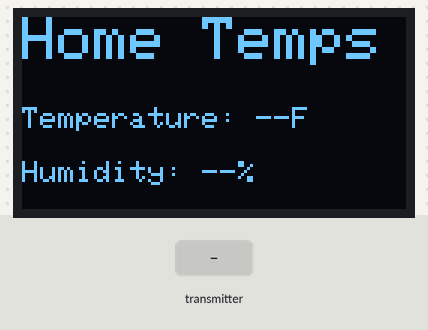
Simulated run of this sketch. Board: ESP32-C6. On the bench: 128×64 one-colour display. The inputs (shaded band) are chosen by the test bench. What the sketch prints to the serial monitor is not drawn.

Above: at 2.6 s.
2.7 s: the transmitter starts sending tempC = 0
At 3.9 s:
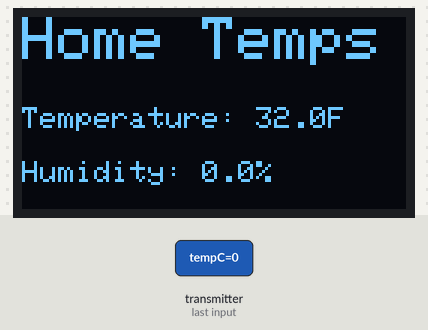
4.2 s: the transmitter starts sending hum = 25
At 5.1 s:
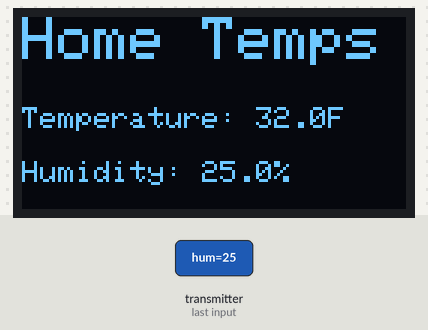
5.7 s: the transmitter starts sending tempC = 25
At 6.2 s:
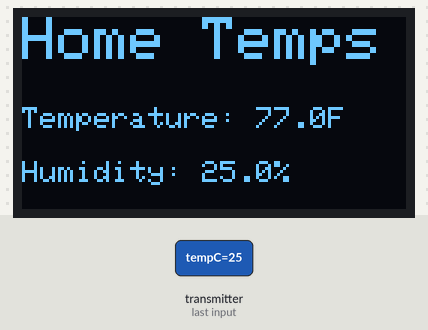
7.2 s: the transmitter starts sending hum = 0
At 8.6 s:
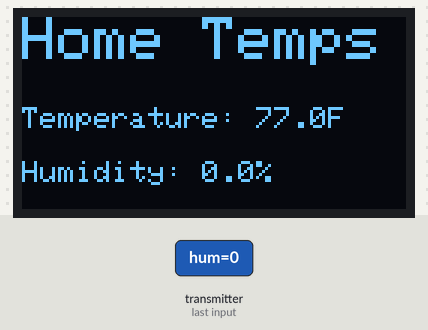
Timing chart, 0 to 9.7 s (numbered marks = the images above; inputs shaded):
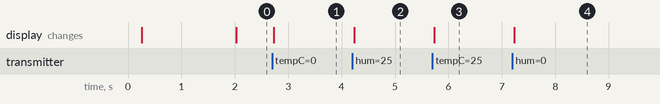

The sketch:

temp-reciever.ino
```cpp
// Receiver_ESP32C6_SSD1306_ESPNow_FIXED.ino
#include <WiFi.h>
#include <esp_now.h>
#include <Wire.h>
#include <Adafruit_GFX.h>
#include <Adafruit_SSD1306.h>
#include <esp_wifi.h>   // << needed for esp_wifi_set_* calls
#include "freertos/FreeRTOS.h"
#include "freertos/portmacro.h"

// ----------- I2C pins -----------
#define SDA_PIN 5
#define SCL_PIN 6

// ----------- OLED config --------
#define SCREEN_WIDTH 128
#define SCREEN_HEIGHT 64
#define OLED_RESET   -1
Adafruit_SSD1306 display(SCREEN_WIDTH, SCREEN_HEIGHT, &Wire, OLED_RESET);

// Match both sides
const uint8_t ESPNOW_CHANNEL = 1;

// Data packet
typedef struct {
  float tempC;
  float hum;
  uint32_t ms;
} SensorPacket;

// Shared state (NO volatile on the struct)
SensorPacket latest {NAN, NAN, 0};
volatile bool gotPacket = false;

// Lightweight guard for cross-task access
portMUX_TYPE latestMux = portMUX_INITIALIZER_UNLOCKED;

// Newer ESP-NOW receive callback signature (IDF v5+)
void onReceive(const esp_now_recv_info* info, const uint8_t* data, int len) {
  if (len == sizeof(SensorPacket)) {
    SensorPacket pkt;
    memcpy(&pkt, data, sizeof(pkt));
    portENTER_CRITICAL(&latestMux);
    latest = pkt;               // safe: not volatile, guarded
    gotPacket = true;
    portEXIT_CRITICAL(&latestMux);
  }
}

void setup() {
  Serial.begin(115200);
  delay(200);

  // I2C
  Wire.begin(SDA_PIN, SCL_PIN);

  // OLED
  if (!display.begin(SSD1306_SWITCHCAPVCC, 0x3C)) {
    Serial.println("SSD1306 not found at 0x3C");
    while (1) delay(10);
  }
  display.clearDisplay();
  display.setTextSize(2);
  display.setTextColor(SSD1306_WHITE);
  display.setCursor(0, 0);
  display.println("Home Temps");
  display.display();

  // WiFi Station on fixed channel
  WiFi.mode(WIFI_STA);
  // Lock the channel BEFORE starting ESP-NOW
  esp_wifi_set_promiscuous(true);
  esp_wifi_set_channel(ESPNOW_CHANNEL, WIFI_SECOND_CHAN_NONE);
  esp_wifi_set_promiscuous(false);

  // Print MAC so you can add it to the sender
  Serial.print("Receiver STA MAC: ");
  Serial.println(WiFi.macAddress());

  // ESP-NOW init
  if (esp_now_init() != ESP_OK) {
    Serial.println("ESP-NOW init failed!");
    while (1) delay(10);
  }

  // Register receive callback
  if (esp_now_register_recv_cb(onReceive) != ESP_OK) {
    Serial.println("Register recv cb failed!");
  }
}

void drawValues(float t, float h) {
  // display.clearDisplay();
  // display.setTextSize(1);
  // display.setCursor(0, 0);
  // display.println("ESP-NOW AHT30 Receiver");

  float f = ( t * 9 / 5 ) + 32;
  display.fillRect(0, 30, 128, 20, SSD1306_BLACK); // temp row
  display.fillRect(0, 48, 128, 20, SSD1306_BLACK); // humidity row

  display.setTextSize(1);
  display.setCursor(0, 30);
  display.print("Temperature: ");
  if (isnan(t)) display.print("--");
  else          display.print(f, 1);
  display.println("F");

  display.setCursor(0, 48);
  display.print("Humidity: ");
  if (isnan(h)) display.print("--");
  else          display.print(h, 1);
  display.println("%");

  display.display();
}

void loop() {
  static uint32_t lastDraw = 0;

  if (gotPacket) {
    SensorPacket pkt;
    // Safely copy shared struct to a local
    portENTER_CRITICAL(&latestMux);
    pkt = latest;
    gotPacket = false;
    portEXIT_CRITICAL(&latestMux);
    float tempf = (pkt.tempC * 9 / 5) + 32;

    Serial.printf("RX  Temp: %.2f F  Hum: %.2f %%  (ms=%lu)\n",
                  tempf, pkt.hum, (unsigned long)pkt.ms);
    drawValues(pkt.tempC, pkt.hum);
    lastDraw = millis();
  }

  // Periodic refresh
  if (millis() - lastDraw > 2000) {
    SensorPacket snap;
    portENTER_CRITICAL(&latestMux);
    snap = latest;
    portEXIT_CRITICAL(&latestMux);
    drawValues(snap.tempC, snap.hum);
    lastDraw = millis();
  }
}
```

Measured:
- after the input at 2.7 s, the display: changes at once (image 1)
- after the input at 4.2 s, the display: changes at once (image 2)
- after the input at 5.7 s, the display: changes at once (image 3)
- after the input at 7.2 s, the display: changes at once (image 4)
